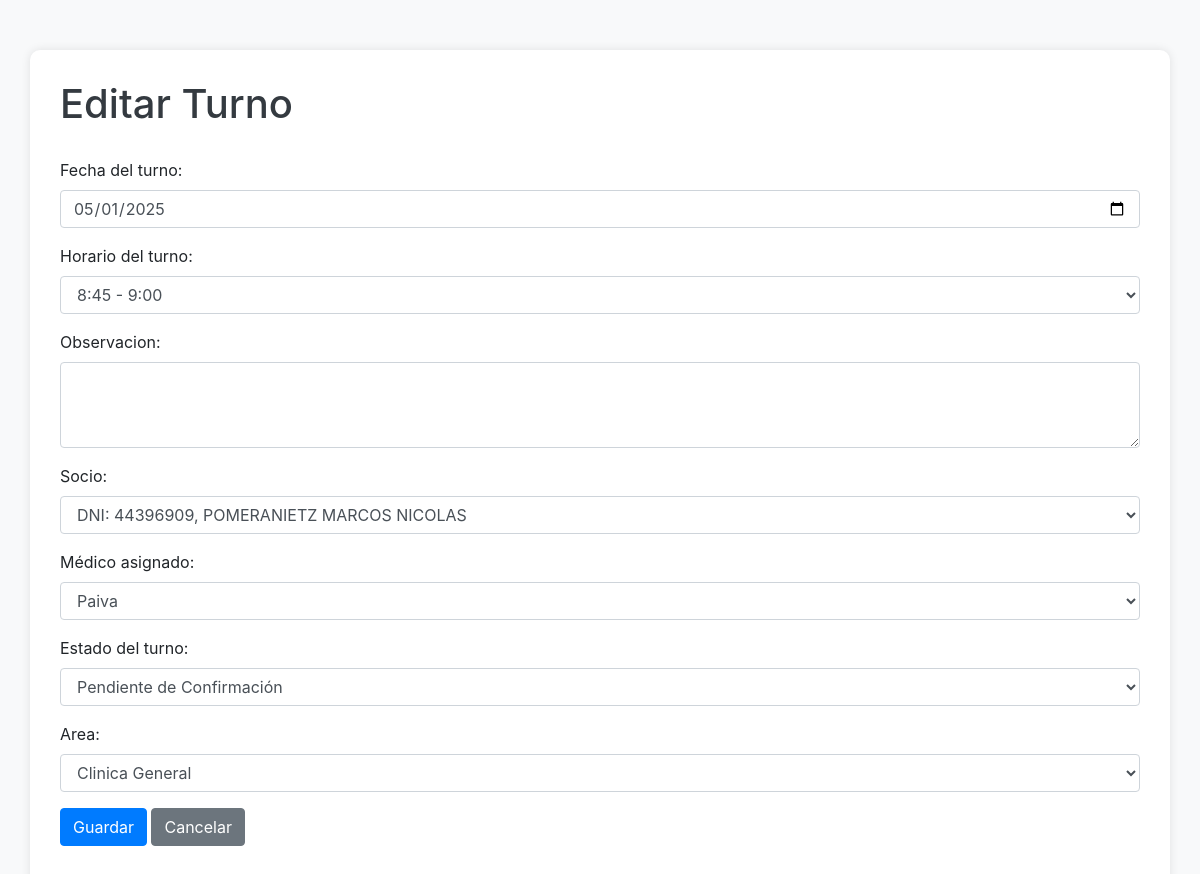
Page /turno/editar-turno/108/ (signed in) on the earlier database version.
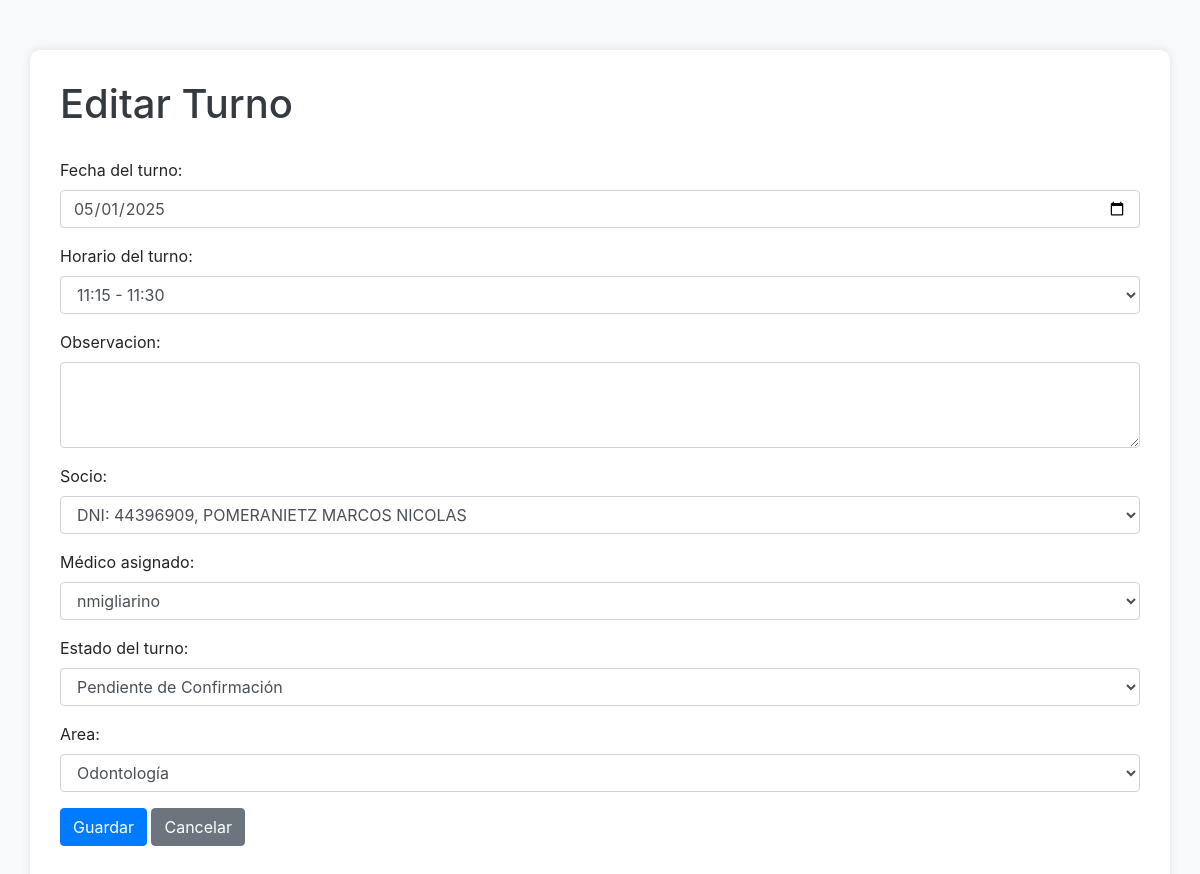
Same page on the later database version.
### apps/turno/models.py (models this page shows, shortened)
class Turno(models.Model):
    HORARIOS = (
        ('0', '8:00 - 8:15'),
        ('1', '8:15 - 8:30'),
        ('2', '8:30 - 8:45'),
        ('3', '8:45 - 9:00'),
        ('4', '9:00 - 9:15'),
        ('5', '9:15 - 9:30'),
        ('6', '9:30 - 9:45'),
        ('7', '9:45 - 10:00'),
        ('8', '10:00 - 10:15'),
        ('9', '10:15 - 10:30'),
        ('10', '10:30 - 10:45'),
        ('11', '10:45 - 11:00'),
        ('12', '11:00 - 11:15'),
        ('13', '11:15 - 11:30'),
        ('14', '11:30 - 11:45'),
        ('15', '11:45 - 12:00'),
        ('16', '12:00 - 12:15'),
        ('17', '12:15 - 12:30'),
        ('18', '12:30 - 12:45'),
        ('19', '12:45 - 13:00'),
        ('20', '13:00 - 13:15'),
        ('21', '13:15 - 13:30'),
        ('22', '13:30 - 13:45'),
        ('23', '13:45 - 14:00'),
        ('24', '14:00 - 14:15'),
        ('25', '14:15 - 14:30'),
        ('26', '14:30 - 14:45'),
        ('27', '14:45 - 15:00'),
        ('28', '15:00 - 15:15'),
        ('29', '15:15 - 15:30'),
        ('30', '15:30 - 15:45'),
        ('31', '15:45 - 16:00'),
        ('32', '16:00 - 16:15'),
        ('33', '16:15 - 16:30'),
        ('34', '16:30 - 16:45'),
        ('35', '16:45 - 17:00'),
        ('36', '17:00 - 17:15'),
        ('37', '17:15 - 17:30'),
        ('38', '17:30 - 17:45'),
        ('39', '17:45 - 18:00'),
        ('40', '18:00 - 18:15'),
        ('41', '18:15 - 18:30'),
        ('42', '18:30 - 18:45'),
        ('43', '18:45 - 19:00')
    )
    ESTADOS = (
        ('0', 'Pendiente de Confirmación'),
        ('1', 'Atendido'),
        ('2', 'Ausente con aviso'),
        ('3', 'Ausente sin aviso'),
        ('4', 'Confirmado'),
        ('5', 'Cancelado')
    )
    area = models.ForeignKey(Area, on_delete=models.CASCADE) # Area la cual corresponde el turno
    fecha = models.DateField(verbose_name='Fecha del turno')
    horario = models.CharField(max_length=2, choices=HORARIOS, default='0', verbose_name='Horario del turno')
    observacion = models.CharField(max_length=300, blank=True)
    activo = models.BooleanField(default=True, verbose_name='¿Turno Activo?')
    estado = models.CharField(max_length=2, choices=ESTADOS, default='0', verbose_name='Estado del turno')
    socio = models.ForeignKey(Paciente, on_delete=models.CASCADE)
    usuario = models.ForeignKey(User, related_name='turnos_asignados', on_delete=models.SET_NULL, blank=False, null=True, verbose_name='Médico asignado')
    responsable_de_carga = models.ForeignKey(User, related_name='turnos_responsable', on_delete=models.SET_NULL, null=True, editable=False)
    class Meta:
        verbose_name_plural = 'Turnos'

### apps/turno/views.py (the view, shortened to what this page needs)
# urls.py: path('editar-turno/<int:pk>/', EditarTurnoView.as_view(), name='editar_turno'),
class EditarTurnoView(LoginRequiredMixin, View):
    template_name = 'turno/editar_turno.html'
    form_class = TurnoForm
    @method_decorator(role_required(['Administrativo', 'Super Administrativo']))
    def get(self, request, pk):
        turno = get_object_or_404(Turno, pk=pk)
        grupo_medico = Group.objects.get(name='Medico')
        medicos = grupo_medico.user_set.all()
        form = self.form_class(instance=turno, medicos=medicos)
        return render(request, self.template_name, {'form': form, 'turno': turno, 'estado_turno': turno.estado})

### apps/base/models.py (called while the page is built)
    def __str__(self):
        return f"{self.nombre}"

### apps/socio/models.py (called while the page is built)
    def __str__(self):
        return f"DNI: {self.dni}, {self.apellidos} {self.nombres}"

### apps/turno/views.py (called while the page is built)
def role_required(roles):
    def decorator(view_func):
        @wraps(view_func)
        def _wrapped_view(request, *args, **kwargs):
            if not request.user.is_authenticated:
                messages.error(request, "No tiene acceso a este módulo")
                return redirect('/admin/')
            if not hasattr(request.user, 'groups'):
                messages.error(request, "No tiene acceso a este módulo")
                return redirect('/admin/')
            user_groups = request.user.groups.values_list('name', flat=True)
            if not any(role in user_groups for role in roles):
                messages.error(request, "No tiene acceso a este módulo")
                return redirect('/admin/')
            return view_func(request, *args, **kwargs)
        return _wrapped_view
    return decorator

### templates/turno/editar_turno.html (shortened to what this page needs)
<!DOCTYPE html>
<html lang="en">
<head>
    <link rel="stylesheet" href="https://stackpath.bootstrapcdn.com/bootstrap/4.5.2/css/bootstrap.min.css">
    <link rel="stylesheet" href="https://cdn.jsdelivr.net/npm/select2@4.1.0-rc.0/dist/css/select2.min.css">
</head>
<body>
<div class="container">
    <h1>Editar Turno</h1>
    <form id="editar-turno-form" method="post">
        {{ form.as_p }}
        <div class="form-group">
            <button type="submit" id="guardar-btn" class="btn btn-primary" disabled>Guardar</button>
            <a href="{% url 'turnos_list' %}" class="btn btn-secondary">Cancelar</a>
        </div>
    </form>
</div>
</body>
</html>

### templates/turno/editar_turno.html (style rules this page uses)
body { padding-top: 50px; background-color: #f8f9fa; }
.container { background-color: #fff; border-radius: 10px; box-shadow: 0px 0px 10px rgba(0, 0, 0, 0.1); padding: 30px; }
h1 { color: #343a40; margin-bottom: 30px; }
.btn-primary { background-color: #007bff; border-color: #007bff; }
.btn-secondary { background-color: #6c757d; border-color: #6c757d; }

Differences in the rows shown:
changed Turno "DNI: 44396909, POMERANIETZ MARCOS NICOLAS": horario "8:45 - 9:00" → "11:15 - 11:30"; usuario "Paiva" → "nmigliarino"; area "Clinica General" → "Odontología"
